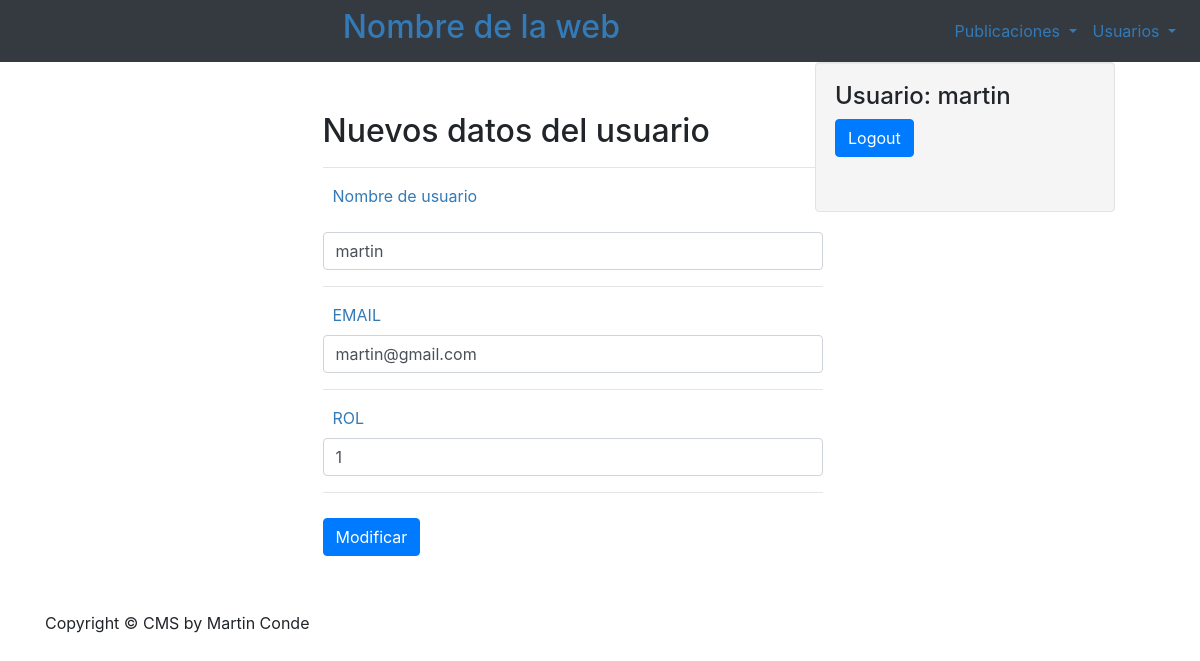
The page /modificar/modifUsuarios.php?id=1 (signed in) on the database as committed earlier.
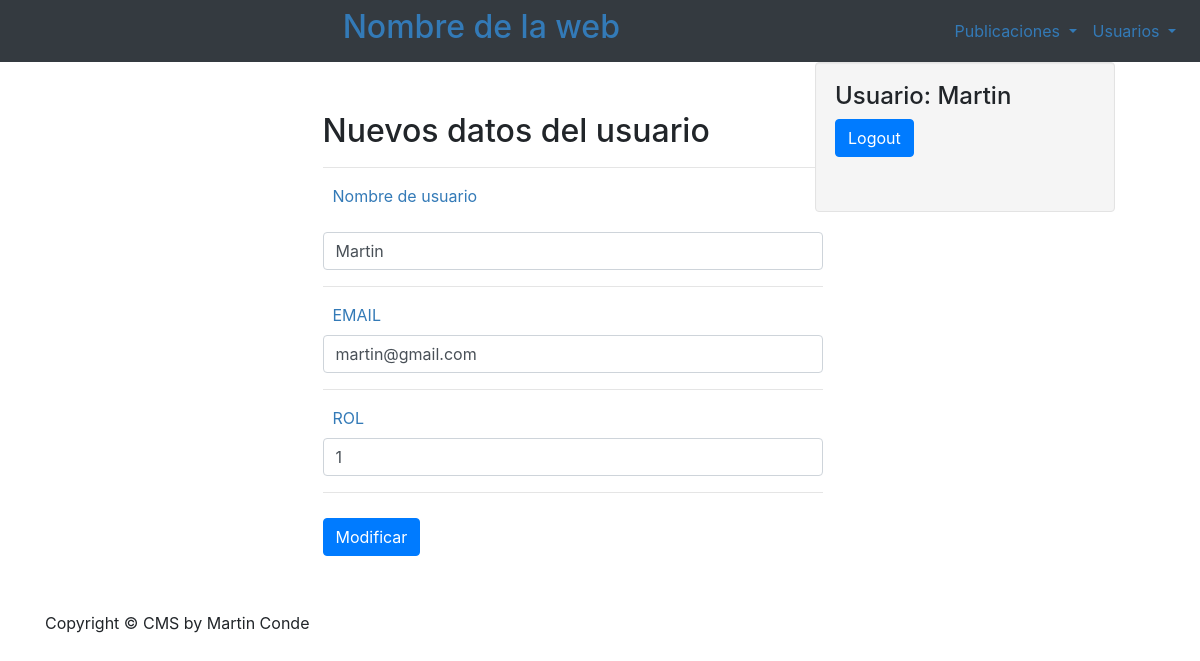
The same page on the database as committed later.
### tables this page shows
CREATE TABLE `usuario` (
  `idusuario` int(11) NOT NULL,
  `nombre` varchar(45) NOT NULL,
  `email` varchar(45) NOT NULL,
  `pass` varchar(256) NOT NULL,
  `rol` int(11) NOT NULL
);

### conexion/BDMySql.php (called while the page is built, shortened)
<?php
class BDMySql{
    private static $bd;
    private function __construct(){
        $conn = "mysql:host=127.0.0.1; dbname=proyecto";
        $usuario = "root";
        $passw = "";
        $this->conexion = new PDO($conn, $usuario, $passw);
    }
    public static function getConexion(){
        if (!isset(self::$bd)) {
            self::$bd = new BDMySql();
        }
        return self::$bd->conexion;
    }
}

### usuario/UsuarioMysql.php (called while the page is built, shortened)
<?php
require_once(dirname(__FILE__)."/../conexion/BDMySql.php");
require_once(dirname(__FILE__)."/../usuario/Usuario.php");
class UsuarioMysql extends Usuario{
    static function listar(){
        $stm = BDMySql::getConexion()->prepare("SELECT * from usuario");
        $stm->execute();
        $usuarios = [];
        while (($user = $stm->fetch())!=null) {
            $usuarios[$user["idusuario"]] =  new UsuarioMysql($user["nombre"],$user["email"],$user["pass"],$user["rol"],false,$user["idusuario"]);
        }
        return $usuarios;
    }
}

### usuario/Usuario.php (called while the page is built, shortened)
<?php
abstract class Usuario{
        public function getNombre()
        {
            return $this->nombre;
        }
        public function getCorreo()
        {
            return $this->correo;
        }
        public function getRol()
        {
            return $this->rol;
        }
}

### modificar/modifUsuarios.php (the view, shortened to what this page needs)
<?php
require_once(dirname(__FILE__)."/../usuario/UsuarioMysql.php");
$id = $_GET['id'];
$usuarios = UsuarioMysql::listar();
foreach ($usuarios as $key => $usuario){
    if($usuario->getId_usuario() == $id){
        $usuarioAmodif = $usuario;
    }
}
include("../header.php");
include ("../sidebar.php");
?>
      <div class="container">
          <form class="addform" action="" method="post" enctype="multipart/form-data">
          <h2>Nuevos datos del usuario</h2>
            <div class="form-group">
              <hr>
              <label style="margin-left:10px">Nombre de usuario</label>
              <input class="form-control"  type="text" name="nombre" id="nombre" value="<?=$usuarioAmodif->getNombre();?>">
              <hr>
            </div>
            <div class="form-group">
              <label style="margin-left:10px">EMAIL</label>
              <input class="form-control"  type="email" name="correo" id="correo" value="<?=$usuarioAmodif->getCorreo()?>">
              <hr>
            </div>
            <div class="form-group">
              <label style="margin-left:10px">ROL</label>
              <input class="form-control"  type="number" min="0" max="1" name="rol" id="rol" value="<?=$usuarioAmodif->getRol()?>">
              <hr>
            </div>
            <div class="form-group d-flex justify-content-start" style="margin-top:25px">
              <div>
                <input class="btn btn-primary" type="submit" value="Modificar">
              </div>
            </div>
          </form>
        <?php include "../footer.php"; ?>
</body>
</html>

### sidebar.php (shortened to what this page needs)
<div class="col-md-4">
<div class="well">
    <?php if(isset($_SESSION['rol'])): ?>
        <h4>Usuario: <?php echo $_SESSION['nombre'] ?></h4>
        <a href="/ProyectoFP/cerrarSesion.php" class="btn btn-primary">Logout</a>
    <?php endif; ?>
</div>
</div>

Rows that differ between the two databases and show on the page:
changed usuario "martin@gmail.com": nombre "martin" → "Martin"
Other text that changed with them:
$_SESSION['nombre']: "martin" → "Martin"
